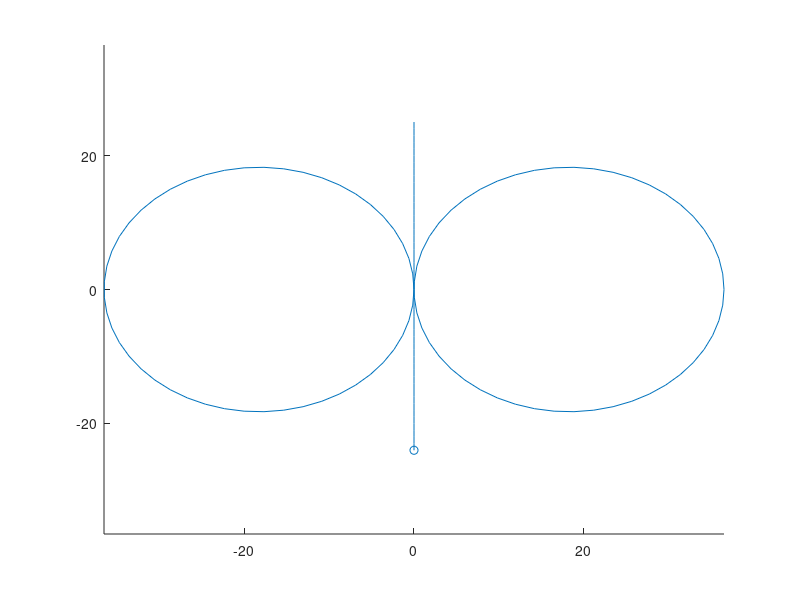

Here is the MATLAB script that generated this plot:
%% Model configuration




%% Construct track
clc, clear all, format compact

N = 150;
% 25 drive to the skidpad
% 50 left circle
% 50 right circle
% 25 out
in_off = 0;
in = 25;
c1_off = in;
c1 = 50;
c2_off = in + c1;
c2 = 50;
out_off = in + c1 + c2;
out = 25;

% Modelled after the skidpad event
s = zeros(N,2); % Track Points

figure(1)
clf(1)
hold all
w = 18.25;

% in
s(in_off+1:in_off+in,1) = zeros(in,1);
s(in_off+1:in_off+in,2) = in:-1:1;



% Circle 1
angles = linspace(2*pi,0, c1); 
radius = w;
c1x = -w;
c1y = 0;
x = radius * cos(angles) + c1x; 
y = radius * sin(angles) + c1y;

plot(c1x, c1y, 'k+', 'LineWidth', 1, 'MarkerSize', 16);


s(c1_off+1:c1_off+c1,1) = x(1:c1);
s(c1_off+1:c1_off+c1,2) = y(1:c1);



% Cirle 2
angles = linspace(0, 2*pi, c2); 
radius = w;
c1x = w;
c1y = 0;
x = radius * cos(angles) + c1x; 
y = radius * sin(angles) + c1y;

plot(c1x, c1y, 'k+', 'LineWidth', 1, 'MarkerSize', 16);

s(c2_off+1:c2_off+c2*1/2,1) = x(c2/2+1:c2);
s(c2_off+1:c2_off+c2*1/2,2) = y(c2/2+1:c2);
s(c2_off+c2*1/2+1:c2_off+c2,1) = x(1:c2/2);
s(c2_off+c2*1/2+1:c2_off+c2,2) = y(1:c2/2);

% out
s(out_off+1:out_off+out,1) = zeros(out,1);
s(out_off+1:out_off+out,2) = 0:-1:-out+1;


x = s(:,1);
y = s(:,2);
for i = 1:N
    clf(1)
    hold all
    plot(x(1:i), y(1:i));
    xlim([-w*2,w*2])
    ylim([-w*2,w*2])
    scatter([x(i)],[y(i)])
    pause(0.05);
end


